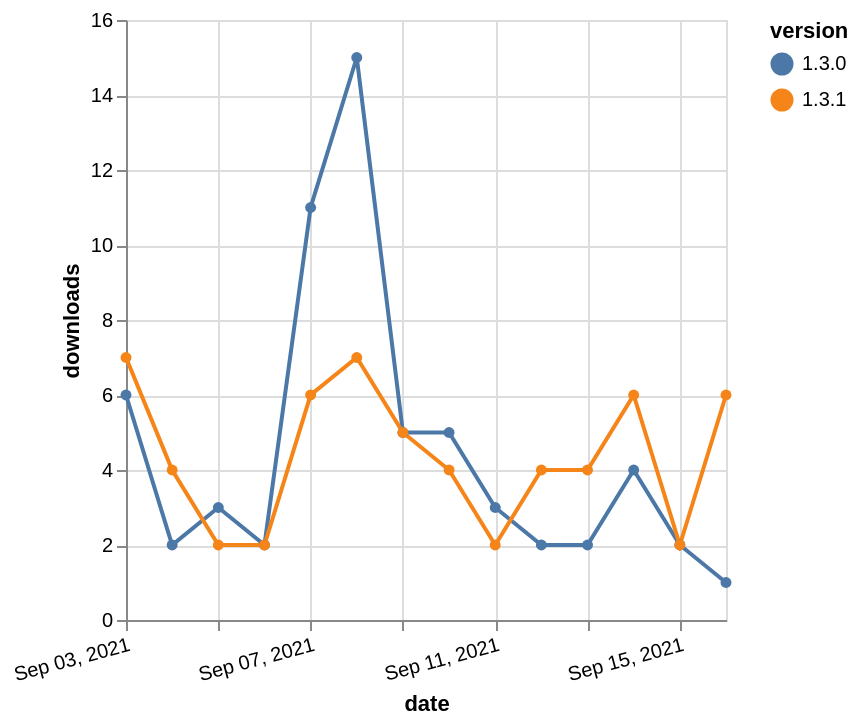

Vega-Lite specification stored for this chart:
### Vega-Lite specification from a JSON file in a GitHub repository (floating-point values rounded to 4 significant figures)
{"$schema": "https://vega.github.io/schema/vega-lite/v5.json", "description": "A simple bar chart with embedded data.", "data": {"values": [{"date": "2021-09-03", "total": 6738, "delta": 6, "version": "1.3.0"}, {"date": "2021-09-04", "total": 6740, "delta": 2, "version": "1.3.0"}, {"date": "2021-09-05", "total": 6743, "delta": 3, "version": "1.3.0"}, {"date": "2021-09-06", "total": 6745, "delta": 2, "version": "1.3.0"}, {"date": "2021-09-07", "total": 6756, "delta": 11, "version": "1.3.0"}, {"date": "2021-09-08", "total": 6771, "delta": 15, "version": "1.3.0"}, {"date": "2021-09-09", "total": 6776, "delta": 5, "version": "1.3.0"}, {"date": "2021-09-10", "total": 6781, "delta": 5, "version": "1.3.0"}, {"date": "2021-09-11", "total": 6784, "delta": 3, "version": "1.3.0"}, {"date": "2021-09-12", "total": 6786, "delta": 2, "version": "1.3.0"}, {"date": "2021-09-13", "total": 6788, "delta": 2, "version": "1.3.0"}, {"date": "2021-09-14", "total": 6792, "delta": 4, "version": "1.3.0"}, {"date": "2021-09-15", "total": 6794, "delta": 2, "version": "1.3.0"}, {"date": "2021-09-16", "total": 6795, "delta": 1, "version": "1.3.0"}, {"date": "2021-09-03", "total": 992, "delta": 7, "version": "1.3.1"}, {"date": "2021-09-04", "total": 996, "delta": 4, "version": "1.3.1"}, {"date": "2021-09-05", "total": 998, "delta": 2, "version": "1.3.1"}, {"date": "2021-09-06", "total": 1000, "delta": 2, "version": "1.3.1"}, {"date": "2021-09-07", "total": 1006, "delta": 6, "version": "1.3.1"}, {"date": "2021-09-08", "total": 1013, "delta": 7, "version": "1.3.1"}, {"date": "2021-09-09", "total": 1018, "delta": 5, "version": "1.3.1"}, {"date": "2021-09-10", "total": 1022, "delta": 4, "version": "1.3.1"}, {"date": "2021-09-11", "total": 1024, "delta": 2, "version": "1.3.1"}, {"date": "2021-09-12", "total": 1028, "delta": 4, "version": "1.3.1"}, {"date": "2021-09-13", "total": 1032, "delta": 4, "version": "1.3.1"}, {"date": "2021-09-14", "total": 1038, "delta": 6, "version": "1.3.1"}, {"date": "2021-09-15", "total": 1040, "delta": 2, "version": "1.3.1"}, {"date": "2021-09-16", "total": 1046, "delta": 6, "version": "1.3.1"}]}, "width": "container", "mark": {"type": "line", "point": {"filled": true}}, "encoding": {"x": {"field": "date", "type": "temporal", "timeUnit": "yearmonthdate", "title": "date", "axis": {"labelAngle": -15}}, "y": {"field": "delta", "type": "quantitative", "title": "downloads"}, "color": {"field": "version", "type": "nominal"}, "tooltip": {"field": "delta"}}}
